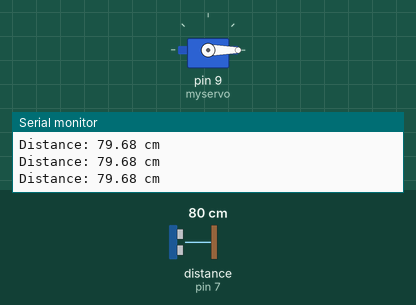
Bench run of a sketch on a simulated Arduino Uno, built with avr-gcc and run on an emulated ATmega328P. Shown: servo, the last lines printed to the serial monitor. Wiring (inferred from the names in the program): ultrasonic range finder: trigger pin 8; echo pin 7. The test bench sets the inputs (shaded band); at power-on: distance to the obstacle (sensor on pin 7) 80 cm. The echo pulse lasts 58.3 µs per cm.

Above: at 1.2 s.
1.3 s: distance to the obstacle (sensor on pin 7) set to 12 cm
2.8 s: distance to the obstacle (sensor on pin 7) set to 9 cm
At 4.0 s:
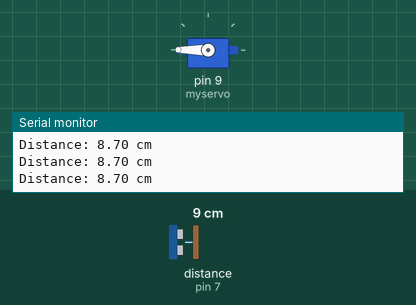
4.5 s: distance to the obstacle (sensor on pin 7) set to 18 cm
At 5.5 s:
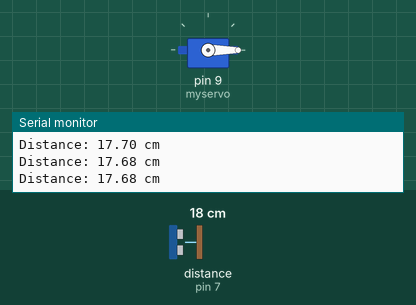
6.0 s: distance to the obstacle (sensor on pin 7) set to 2 cm
At 6.9 s:
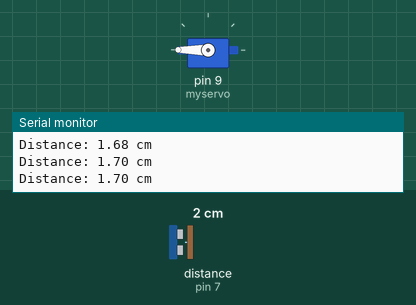
Timing chart, 0 to 8.5 s (numbered marks = the images above; inputs shaded):
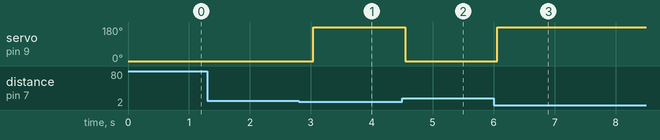

Measured:
- the behaviour switches between 11 and 10 cm on distance to the obstacle (sensor on pin 7) (found by bisection; images 0 and 1)
- after the input at 2.8 s, servo on pin 9 (myservo): 0° → 180° after 0.24 s
- after the input at 4.5 s, servo on pin 9 (myservo): 180° → 0° after 0.05 s
- after the input at 6.0 s, servo on pin 9 (myservo): 0° → 180° after 0.06 s

The sketch:

Servo_DistanceControl_HCSR04.ino
```cpp
/*
  Project: Servo Control with Ultrasonic Distance Sensor (HC-SR04)

  Description:
  This sketch controls a servo motor using an ultrasonic distance sensor.
  When an object is detected within a defined distance threshold (e.g. 10 cm),
  the servo rotates to 180°. If the object is further away, the servo returns to 0°.

  Components Used:
  - Arduino Uno/Nano
  - HC-SR04 Ultrasonic Sensor
  - SG90 Servo Motor
  - Jumper wires
  - (Optional) External power source for servo

  Wiring:
  HC-SR04:
    VCC  -> 5V
    GND  -> GND
    TRIG -> D8
    ECHO -> D7

  Servo:
    Signal (Orange) -> D9
    VCC (Red)       -> 5V (or external 5V with common GND)
    GND (Brown)     -> GND
*/

#include <Servo.h>

#define TRIG_PIN 8             // Trigger pin of HC-SR04
#define ECHO_PIN 7             // Echo pin of HC-SR04
#define DISTANCE_THRESHOLD 10  // Distance in cm to trigger the servo

Servo myservo;

void setup() {
  Serial.begin(9600);
  pinMode(TRIG_PIN, OUTPUT);
  pinMode(ECHO_PIN, INPUT);
  myservo.attach(9);
  myservo.write(0);
}

void loop() {

  digitalWrite(TRIG_PIN, LOW);
  delayMicroseconds(2);
  digitalWrite(TRIG_PIN, HIGH);
  delayMicroseconds(10);
  digitalWrite(TRIG_PIN, LOW);

  // Read echo pulse duration
  long duration = pulseIn(ECHO_PIN, HIGH);

  // Calculate distance in cm
  float distance = duration * 0.0343 / 2;

  Serial.print("Distance: ");
  Serial.print(distance);
  Serial.println(" cm");

  // Control servo based on distance
  if (distance < DISTANCE_THRESHOLD) {
    myservo.write(180);
  } else {
    myservo.write(0);
  }

  delay(300);
}
```
